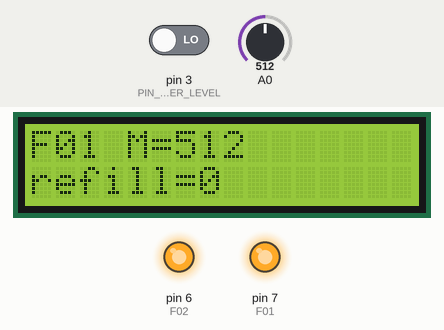
Simulated run of this sketch. Board: Arduino Uno, built with avr-gcc and run on an emulated ATmega328P. Shown: 16×2 character LCD, output pins drawn as LEDs (lit = HIGH). The inputs (shaded band) are chosen by the test bench; at power-on: A0 = 512, pin 3 (PIN_WATER_LEVEL) LOW. What the sketch prints to the serial monitor is not drawn.

Above: at 1.2 s.
1.3 s: A0 set to 490
At 10.8 s:
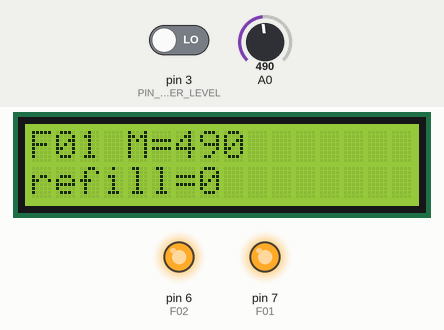
11.7 s: pin 3 (PIN_WATER_LEVEL) driven HIGH
At 21.0 s:
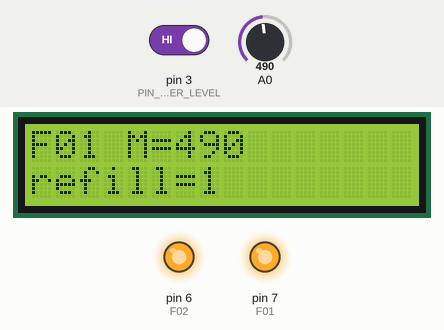
21.9 s: A0 set to 510
At 31.1 s:
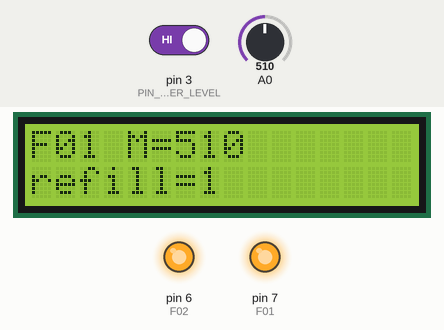
32.0 s: pin 3 (PIN_WATER_LEVEL) driven LOW
At 41.2 s:
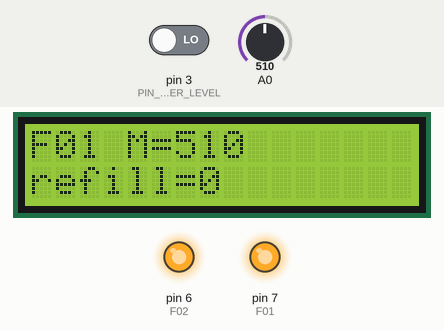
42.1 s: A0 set to 306
At 51.4 s:
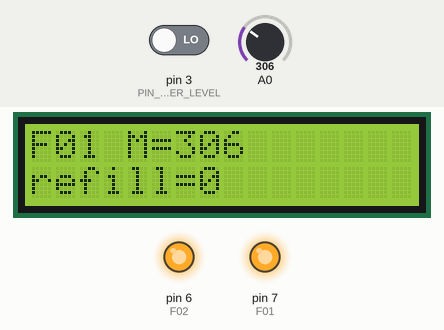
52.3 s: A0 set to 485
At 61.5 s:
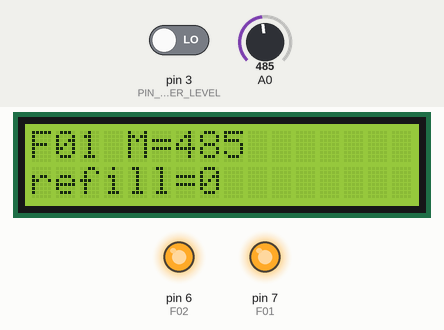
62.4 s: A0 set to 510
Timing chart, 0 to 74.6 s (numbered marks = the images above; inputs shaded):
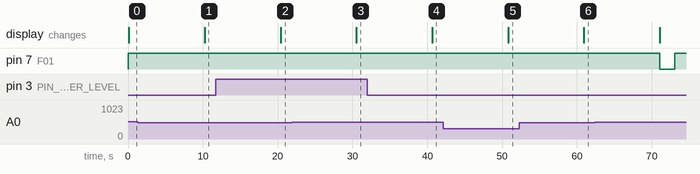

Measured:
- after the input at 1.3 s, the display: changes after 9.0 s (image 1)
- after the input at 11.7 s, the display: changes after 8.7 s (image 2)
- after the input at 21.9 s, the display: changes after 8.6 s (image 3)
- after the input at 32.0 s, the display: changes after 8.7 s (image 4)
- after the input at 42.1 s, the display: changes after 8.7 s (image 5)
- after the input at 52.3 s, the display: changes after 8.6 s (image 6)
- after the input at 62.4 s, pin 7 (F01): HIGH → LOW after 8.7 s, → HIGH 2.0 s later

The sketch:

arduino-watering-1.ino
```cpp
// for 1602
#include <LiquidCrystal.h>

const int PIN_1602_RS = 5;
const int PIN_1602_EN = 4;
const int PIN_1602_D4 = 12;
const int PIN_1602_D5 = 11;
const int PIN_1602_D6 = 10;
const int PIN_1602_D7 = 9;

const int PIN_WATER_LEVEL = 3;

// -------------- global objects -----------------
LiquidCrystal lcd(PIN_1602_RS, PIN_1602_EN, PIN_1602_D4, PIN_1602_D5, PIN_1602_D6, PIN_1602_D7); // create an LCD object

// -------------- controls vaiables -----------------
int m01 = 10;
bool refill = false;
long t1 = 0;

void setup() {
  Serial.begin(9600);
  lcd.begin(16, 2);
  lcd.clear();
  pinMode(7, OUTPUT); // F01
  pinMode(6, OUTPUT); // F02
  digitalWrite(7, HIGH);
  digitalWrite(6, HIGH);
}

void loop() {
  m01 = analogRead(A0);
  refill = digitalRead(PIN_WATER_LEVEL);
  display();

  if (m01 > 500 && millis() - t1 > 60000) {
    Serial.println("watering");
    digitalWrite(7, LOW);
    delay(2000);
    digitalWrite(7, HIGH);
    t1 = millis();
    Serial.println("done");
  }
  display();
  delay(10000);

}

void display() {
  lcd.begin(16, 2);
  lcd.clear();
  lcd.print("F01 M=");
  lcd.print(m01);
  lcd.setCursor(0, 1);
  lcd.print("refill=");
  lcd.print(refill);
}
```
